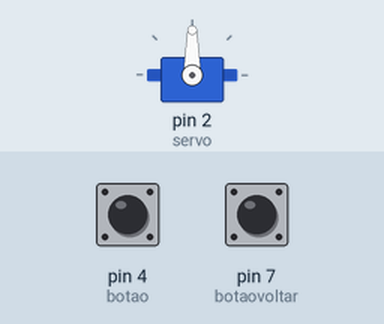
This sketch was run on a simulated Arduino Uno, built with avr-gcc and run on an emulated ATmega328P. On the bench: servo. Inputs (shaded band) come from the test bench; at power-on: pin 4 (botao) LOW, pin 7 (botaovoltar) LOW.

Above: at 1.2 s.
1.3 s: pin 4 (botao) pulled HIGH for 1 s
At 3.4 s:
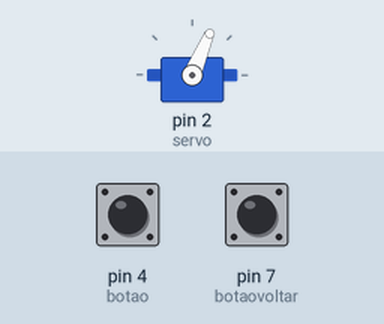
3.8 s: pin 4 (botao) pulled HIGH for 3.2 s
At 5.9 s:
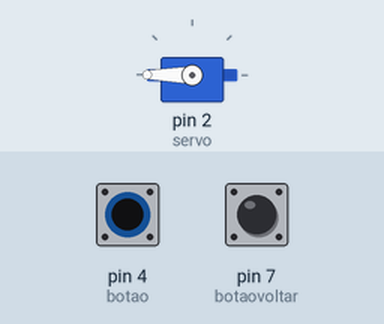
8.5 s: pin 7 (botaovoltar) pulled HIGH for 3.2 s
At 12.4 s:
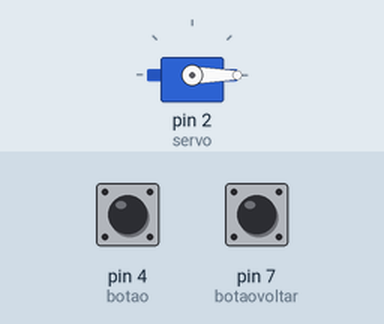
Timing chart, 0 to 13.9 s (numbered marks = the images above; inputs shaded):
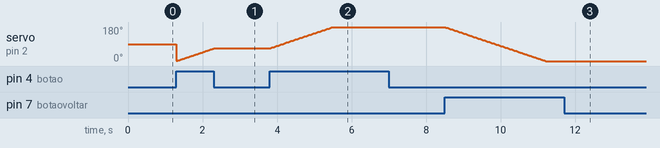

Measured:
- after the input at 3.8 s, servo on pin 2 (servo): moves from 67° to 180° over 1.7 s, starting at once
- after the input at 8.5 s, servo on pin 2 (servo): moves from 180° to 0° over 2.7 s, starting at once

The sketch:

servo_motor1__2_.ino
```cpp
// Biblioteca do servo motor
#include <Servo.h>

// Criando objeto do tipo servo motor
Servo objetoservo;

// Variável para salvar a porta que o servo está
int servo = 2; // Porta do servo

// Variáveis para as portas dos botões
int botao = 4; // Porta do botão aumentar
int botaovoltar = 7; // Porta do botão voltar

// Variável para a posição do motor
int posicao = 0;

void setup() {
  // Inicializando o servo na porta digital 2
  objetoservo.attach(servo);

  // Definindo os botões como entradas
  pinMode(botao, INPUT);
  pinMode(botaovoltar, INPUT); // Para o botão de voltar
}

void loop() {
  // Se o botão de aumentar for pressionado e a posição do servo motor estiver menor que 180
  if (digitalRead(botao) == HIGH && posicao < 180) {
    posicao++; // Aumenta 1° na posição
    objetoservo.write(posicao); // Manda o motor parar na nova posição
    delay(15); // Aguarda um pouco para evitar múltiplas leituras
  }

  // Se o botão de voltar for pressionado e a posição for maior que 0
  if (digitalRead(botaovoltar) == HIGH && posicao > 0) {
    posicao--; // Diminui 1° na posição
    objetoservo.write(posicao); // Manda o motor parar na nova posição
    delay(15); // Aguarda um pouco para evitar múltiplas leituras
  }
}
```
